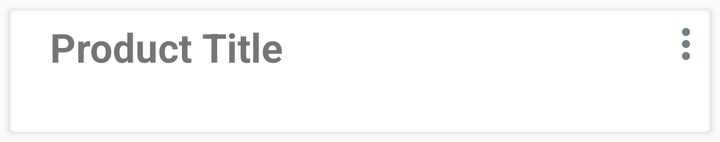
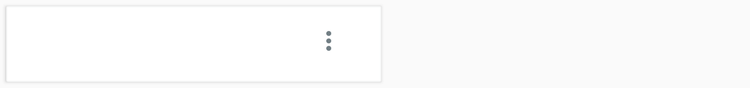

An Android layout and its configuration variant, each rendered on a device that would load it. The default file and the variant file are quoted in full after the pictures.
<!-- AndroidManifest.xml: application theme AppTheme -->
<!-- res/layout/product_card_layout.xml -->
<?xml version="1.0" encoding="utf-8"?>
<android.support.v7.widget.CardView
    xmlns:android="http://schemas.android.com/apk/res/android"
    xmlns:tools="http://schemas.android.com/tools"
    xmlns:app="http://schemas.android.com/apk/res-auto"
    android:layout_width="match_parent"
    android:layout_height="wrap_content"
    android:layout_margin="5dp">
    <android.support.constraint.ConstraintLayout
        android:layout_width="match_parent"
        android:layout_height="wrap_content">
        <android.support.constraint.ConstraintLayout
            xmlns:android="http://schemas.android.com/apk/res/android"
            xmlns:tools="http://schemas.android.com/tools"
            xmlns:app="http://schemas.android.com/apk/res-auto"
            android:id="@+id/productGroupHeader"
            android:layout_width="match_parent"
            android:layout_height="wrap_content"
            app:layout_constraintRight_toRightOf="parent"
            app:layout_constraintTop_toTopOf="parent"
            app:layout_constraintLeft_toLeftOf="parent"
            android:paddingTop="5dp"
            android:paddingBottom="10dp"
            android:background="@drawable/border">

            <TextView
                android:id="@+id/productName"
                android:layout_width="wrap_content"
                android:layout_height="wrap_content"
                android:textStyle="bold"
                app:layout_constraintLeft_toLeftOf="parent"
                app:layout_constraintTop_toTopOf="parent"
                android:layout_marginLeft="20dp"
                android:layout_marginStart="20dp"
                android:text="Product Title"
                android:textSize="20dp"
                />


            <ImageView
                android:id="@+id/productThreeDots"
                android:layout_width="0dp"
                android:layout_height="match_parent"
                android:src="@drawable/ic_more_vert_black_24dp"
                app:layout_constraintRight_toRightOf="parent"
                />


            <TextView
                android:id="@+id/productNumber"
                android:layout_width="wrap_content"
                android:layout_height="wrap_content"
                android:layout_marginLeft="20dp"
                android:layout_marginStart="20dp"
                app:layout_constraintTop_toBottomOf="@+id/productName"
                app:layout_constraintLeft_toRightOf="parent"
                android:text="Product Desc"
                />
        </android.support.constraint.ConstraintLayout>

        <android.support.v7.widget.RecyclerView
            android:id="@+id/product_group_list"
            android:layout_width="0dp"
            android:layout_height="wrap_content"
            app:layout_constraintLeft_toLeftOf="parent"
            app:layout_constraintRight_toRightOf="parent"
            app:layout_constraintTop_toBottomOf="@id/productGroupHeader"
            app:layout_constraintBottom_toBottomOf="parent"
            tools:listitem="@layout/product_item_layout">
        </android.support.v7.widget.RecyclerView>

    </android.support.constraint.ConstraintLayout>
</android.support.v7.widget.CardView>
<!-- res/layout/product_item_layout.xml (included above) -->
<?xml version="1.0" encoding="utf-8"?>
<android.support.constraint.ConstraintLayout xmlns:android="http://schemas.android.com/apk/res/android"
    android:layout_width="match_parent"
    android:layout_height="wrap_content"
    xmlns:app="http://schemas.android.com/apk/res-auto"
    android:background="@drawable/border"
    android:padding="10dp">

    <android.support.v7.widget.AppCompatCheckBox
        android:id="@+id/productSelectedCB"
        android:layout_width="wrap_content"
        android:layout_height="wrap_content"
        app:layout_constraintLeft_toRightOf="parent"
        app:layout_constraintTop_toTopOf="parent"
        app:layout_constraintBottom_toBottomOf="parent"
        android:layout_marginStart="10dp"/>

    <LinearLayout
        android:id="@+id/fixtureBody"
        android:layout_width="0dp"
        android:layout_height="wrap_content"
        app:layout_constraintTop_toTopOf="parent"
        app:layout_constraintBottom_toBottomOf="parent"
        app:layout_constraintLeft_toRightOf="@id/productSelectedCB"
        android:orientation="vertical"
        android:layout_marginStart="15dp"
        app:layout_constraintRight_toLeftOf="@+id/threeBotsIB">

        <TextView
            android:id="@+id/productId"
            android:layout_width="wrap_content"
            android:layout_height="wrap_content"
            android:textStyle="bold"
            />

        <TextView
            android:id="@+id/productLocation"
            android:layout_width="wrap_content"
            android:layout_height="wrap_content"
            />

        <TextView
            android:id="@+id/productStatus"
            android:layout_width="wrap_content"
            android:layout_height="wrap_content"
            />
    </LinearLayout>

    <ImageView
        android:id="@+id/threeBotsIB"
        android:layout_width="wrap_content"
        android:layout_height="wrap_content"
        android:contentDescription="@string/image_view_desc"
        android:layout_marginEnd="10dp"
        android:src="@drawable/ic_keyboard_arrow_right_black_24dp"
        app:layout_constraintBottom_toBottomOf="parent"
        app:layout_constraintRight_toRightOf="parent"
        app:layout_constraintTop_toTopOf="parent"/>
</android.support.constraint.ConstraintLayout>
<!-- resources referenced by this layout -->
<resources>
  <!-- drawable border (drawable) -->
  <?xml version="1.0" encoding="utf-8"?>
  <layer-list xmlns:android="http://schemas.android.com/apk/res/android">
      <item>
          <shape android:shape="rectangle">
              <solid android:color="#F7F8F8" />
          </shape>
      </item>
      <item android:left="1dp" android:right="1dp"  android:top="1dp" android:bottom="1dp">
          <shape android:shape="rectangle">
              <solid android:color="#FFFFFF" />
          </shape>
      </item>
  </layer-list>
  <!-- drawable ic_keyboard_arrow_right_black_24dp (drawable) -->
  <vector xmlns:android="http://schemas.android.com/apk/res/android"
          android:width="24dp"
          android:height="24dp"
          android:viewportWidth="24.0"
          android:viewportHeight="24.0">
      <path
          android:fillColor="#727E84"
          android:pathData="M8.59,16.34l4.58,-4.59 -4.58,-4.59L10,5.75l6,6 -6,6z"/>
  </vector>
  <!-- drawable ic_more_vert_black_24dp (drawable) -->
  <vector xmlns:android="http://schemas.android.com/apk/res/android"
          android:width="24dp"
          android:height="24dp"
          android:viewportWidth="24.0"
          android:viewportHeight="24.0">
      <path
          android:fillColor="#727E84"
          android:pathData="M12,8c1.1,0 2,-0.9 2,-2s-0.9,-2 -2,-2 -2,0.9 -2,2 0.9,2 2,2zM12,10c-1.1,0 -2,0.9 -2,2s0.9,2 2,2 2,-0.9 2,-2 -0.9,-2 -2,-2zM12,16c-1.1,0 -2,0.9 -2,2s0.9,2 2,2 2,-0.9 2,-2 -0.9,-2 -2,-2z"/>
  </vector>
  <string name="image_view_desc">Image</string>
  <style name="AppTheme" parent="Theme.AppCompat.Light">
          
          <item name="colorPrimary">@color/colorPrimary</item>
          <item name="colorPrimaryDark">@color/colorPrimaryDark</item>
          <item name="colorAccent">@color/colorAccent</item>
          <item name="windowNoTitle">true</item>
          <item name="windowActionBar">true</item>
      </style>
</resources>
<!-- res/layout-sw600dp/product_card_layout.xml (the repository's variant of the layout above) -->
<!-- drawn on a 7-inch tablet held upright -->
<?xml version="1.0" encoding="utf-8"?>
<android.support.v7.widget.CardView
    xmlns:android="http://schemas.android.com/apk/res/android"
    xmlns:tools="http://schemas.android.com/tools"
    xmlns:app="http://schemas.android.com/apk/res-auto"
    android:layout_width="300dp"
    android:layout_height="wrap_content"
    android:layout_margin="5dp">
    <android.support.constraint.ConstraintLayout
        android:layout_width="match_parent"
        android:layout_height="wrap_content"
        xmlns:android="http://schemas.android.com/apk/res/android"
        xmlns:tools="http://schemas.android.com/tools"
        xmlns:app="http://schemas.android.com/apk/res-auto">
        <android.support.v7.widget.RecyclerView
            android:id="@+id/product_group_list"
            android:layout_width="0dp"
            android:layout_height="wrap_content"
            app:layout_constraintLeft_toLeftOf="parent"
            app:layout_constraintRight_toRightOf="parent"
            app:layout_constraintTop_toBottomOf="@id/productGroupHeader"
            app:layout_constraintBottom_toBottomOf="parent"
            tools:listitem="@layout/product_item_layout">
        </android.support.v7.widget.RecyclerView>

        <android.support.constraint.ConstraintLayout
            xmlns:android="http://schemas.android.com/apk/res/android"
            xmlns:tools="http://schemas.android.com/tools"
            xmlns:app="http://schemas.android.com/apk/res-auto"
            android:id="@+id/productGroupHeader"
            android:layout_width="0dp"
            android:layout_height="wrap_content"
            app:layout_constraintRight_toRightOf="parent"
            app:layout_constraintTop_toTopOf="parent"
            app:layout_constraintLeft_toLeftOf="parent"
            android:paddingTop="5dp"
            android:paddingBottom="10dp"
            android:background="@drawable/border">

            <TextView
                android:id="@+id/productName"
                android:layout_width="wrap_content"
                android:layout_height="wrap_content"
                android:textStyle="bold"
                app:layout_constraintLeft_toLeftOf="parent"
                app:layout_constraintTop_toTopOf="parent"
                android:layout_marginStart="20dp"
                android:textSize="20sp"
                />


            <ImageView
                android:id="@+id/productThreeDots"
                android:layout_width="0dp"
                android:layout_height="match_parent"
                android:src="@drawable/ic_more_vert_black_24dp"
                app:layout_constraintRight_toRightOf="parent"
                app:layout_constraintTop_toTopOf="@+id/productName"
                app:layout_constraintBottom_toBottomOf="@id/productNumber"
                android:adjustViewBounds="true"
                android:layout_marginEnd="30dp"
                android:contentDescription="@string/image_view_desc" />


            <TextView
                android:id="@+id/productNumber"
                android:layout_width="wrap_content"
                android:layout_height="wrap_content"
                android:layout_marginStart="20dp"
                app:layout_constraintTop_toBottomOf="@+id/productName"
                app:layout_constraintLeft_toRightOf="parent"
                />
        </android.support.constraint.ConstraintLayout>



    </android.support.constraint.ConstraintLayout>
</android.support.v7.widget.CardView>
